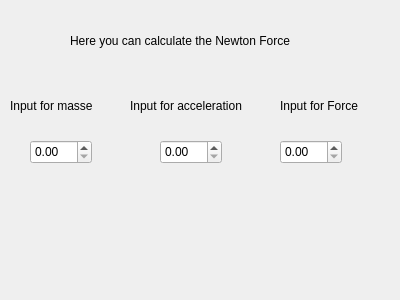
<?xml version="1.0" encoding="UTF-8"?>
<ui version="4.0">
 <class>Form</class>
 <widget class="QWidget" name="Form">
  <property name="geometry">
   <rect>
    <x>0</x>
    <y>0</y>
    <width>400</width>
    <height>300</height>
   </rect>
  </property>
  <property name="windowTitle">
   <string>Form</string>
  </property>
  <widget class="QDoubleSpinBox" name="doubleSpinBox">
   <property name="geometry">
    <rect>
     <x>30</x>
     <y>140</y>
     <width>62</width>
     <height>24</height>
    </rect>
   </property>
  </widget>
  <widget class="QDoubleSpinBox" name="doubleSpinBox_2">
   <property name="geometry">
    <rect>
     <x>160</x>
     <y>140</y>
     <width>62</width>
     <height>24</height>
    </rect>
   </property>
  </widget>
  <widget class="QDoubleSpinBox" name="doubleSpinBox_3">
   <property name="geometry">
    <rect>
     <x>280</x>
     <y>140</y>
     <width>62</width>
     <height>24</height>
    </rect>
   </property>
  </widget>
  <widget class="QLabel" name="label">
   <property name="geometry">
    <rect>
     <x>70</x>
     <y>10</y>
     <width>251</width>
     <height>61</height>
    </rect>
   </property>
   <property name="text">
    <string>Here you can calculate the Newton Force</string>
   </property>
  </widget>
  <widget class="QLabel" name="label_2">
   <property name="geometry">
    <rect>
     <x>10</x>
     <y>90</y>
     <width>101</width>
     <height>31</height>
    </rect>
   </property>
   <property name="text">
    <string>Input for masse</string>
   </property>
  </widget>
  <widget class="QLabel" name="label_3">
   <property name="geometry">
    <rect>
     <x>130</x>
     <y>80</y>
     <width>131</width>
     <height>51</height>
    </rect>
   </property>
   <property name="text">
    <string>Input for acceleration</string>
   </property>
  </widget>
  <widget class="QLabel" name="label_4">
   <property name="geometry">
    <rect>
     <x>280</x>
     <y>90</y>
     <width>101</width>
     <height>31</height>
    </rect>
   </property>
   <property name="text">
    <string>Input for Force</string>
   </property>
  </widget>
 </widget>
 <resources/>
 <connections/>
</ui>
